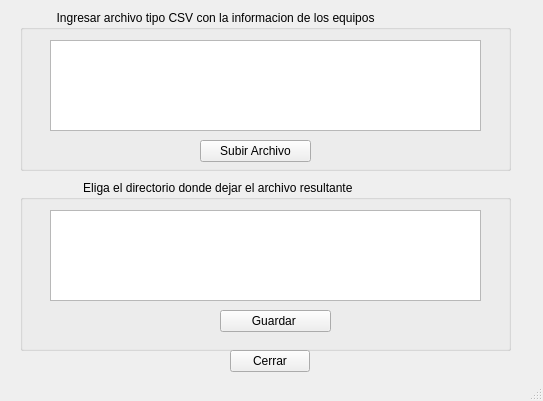
<?xml version="1.0" encoding="UTF-8"?>
<ui version="4.0">
 <class>MainWindow</class>
 <widget class="QMainWindow" name="MainWindow">
  <property name="geometry">
   <rect>
    <x>0</x>
    <y>0</y>
    <width>543</width>
    <height>401</height>
   </rect>
  </property>
  <property name="windowTitle">
   <string>Distribucion de partidos</string>
  </property>
  <property name="autoFillBackground">
   <bool>false</bool>
  </property>
  <widget class="QWidget" name="centralWidget">
   <widget class="QGroupBox" name="groupBox_2">
    <property name="geometry">
     <rect>
      <x>20</x>
      <y>10</y>
      <width>491</width>
      <height>161</height>
     </rect>
    </property>
    <property name="title">
     <string>           Ingresar archivo tipo CSV con la informacion de los equipos</string>
    </property>
    <widget class="QPushButton" name="btnsubir">
     <property name="geometry">
      <rect>
       <x>180</x>
       <y>130</y>
       <width>111</width>
       <height>22</height>
      </rect>
     </property>
     <property name="text">
      <string>Subir Archivo</string>
     </property>
    </widget>
    <widget class="QTreeView" name="treeView_2">
     <property name="geometry">
      <rect>
       <x>30</x>
       <y>30</y>
       <width>431</width>
       <height>91</height>
      </rect>
     </property>
    </widget>
   </widget>
   <widget class="QGroupBox" name="groupBox_3">
    <property name="geometry">
     <rect>
      <x>20</x>
      <y>180</y>
      <width>491</width>
      <height>171</height>
     </rect>
    </property>
    <property name="title">
     <string>                   Eliga el directorio donde dejar el archivo resultante</string>
    </property>
    <widget class="QPushButton" name="btnelegir">
     <property name="geometry">
      <rect>
       <x>200</x>
       <y>130</y>
       <width>111</width>
       <height>22</height>
      </rect>
     </property>
     <property name="text">
      <string>Guardar </string>
     </property>
    </widget>
    <widget class="QTreeView" name="treeView">
     <property name="geometry">
      <rect>
       <x>30</x>
       <y>30</y>
       <width>431</width>
       <height>91</height>
      </rect>
     </property>
    </widget>
   </widget>
   <widget class="QPushButton" name="btncerrar">
    <property name="geometry">
     <rect>
      <x>230</x>
      <y>350</y>
      <width>80</width>
      <height>22</height>
     </rect>
    </property>
    <property name="text">
     <string>Cerrar</string>
    </property>
   </widget>
  </widget>
  <widget class="QStatusBar" name="statusBar"/>
 </widget>
 <layoutdefault spacing="6" margin="11"/>
 <resources/>
 <connections>
  <connection>
   <sender>btncerrar</sender>
   <signal>clicked()</signal>
   <receiver>MainWindow</receiver>
   <slot>close()</slot>
   <hints>
    <hint type="sourcelabel">
     <x>331</x>
     <y>324</y>
    </hint>
    <hint type="destinationlabel">
     <x>365</x>
     <y>242</y>
    </hint>
   </hints>
  </connection>
 </connections>
</ui>
